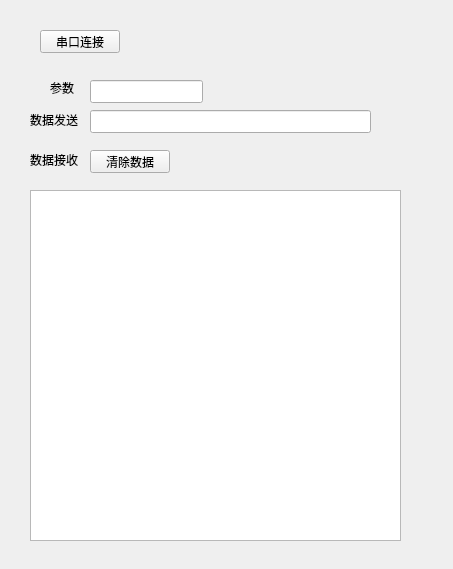
<?xml version="1.0" encoding="UTF-8"?>
<ui version="4.0">
 <class>SerialPort</class>
 <widget class="QMainWindow" name="SerialPort">
  <property name="geometry">
   <rect>
    <x>0</x>
    <y>0</y>
    <width>453</width>
    <height>569</height>
   </rect>
  </property>
  <property name="windowTitle">
   <string>SerialPort</string>
  </property>
  <widget class="QWidget" name="centralwidget">
   <widget class="QPushButton" name="ptn_conn">
    <property name="geometry">
     <rect>
      <x>40</x>
      <y>30</y>
      <width>80</width>
      <height>23</height>
     </rect>
    </property>
    <property name="text">
     <string>串口连接</string>
    </property>
   </widget>
   <widget class="QLabel" name="LblSend">
    <property name="geometry">
     <rect>
      <x>50</x>
      <y>80</y>
      <width>31</width>
      <height>16</height>
     </rect>
    </property>
    <property name="text">
     <string>参数</string>
    </property>
   </widget>
   <widget class="QLineEdit" name="lineEdit_data">
    <property name="geometry">
     <rect>
      <x>90</x>
      <y>80</y>
      <width>113</width>
      <height>23</height>
     </rect>
    </property>
   </widget>
   <widget class="QLabel" name="LblRecv">
    <property name="geometry">
     <rect>
      <x>30</x>
      <y>110</y>
      <width>51</width>
      <height>20</height>
     </rect>
    </property>
    <property name="text">
     <string>数据发送</string>
    </property>
   </widget>
   <widget class="QLineEdit" name="lineEdit_dataSend">
    <property name="geometry">
     <rect>
      <x>90</x>
      <y>110</y>
      <width>281</width>
      <height>23</height>
     </rect>
    </property>
   </widget>
   <widget class="QLabel" name="LblTrans">
    <property name="geometry">
     <rect>
      <x>30</x>
      <y>150</y>
      <width>51</width>
      <height>20</height>
     </rect>
    </property>
    <property name="text">
     <string>数据接收</string>
    </property>
   </widget>
   <widget class="QPushButton" name="ptn_clear">
    <property name="geometry">
     <rect>
      <x>90</x>
      <y>150</y>
      <width>80</width>
      <height>23</height>
     </rect>
    </property>
    <property name="text">
     <string>清除数据</string>
    </property>
   </widget>
   <widget class="QTextEdit" name="textEdit_recv">
    <property name="geometry">
     <rect>
      <x>30</x>
      <y>190</y>
      <width>371</width>
      <height>351</height>
     </rect>
    </property>
   </widget>
  </widget>
 </widget>
 <resources/>
 <connections/>
</ui>
